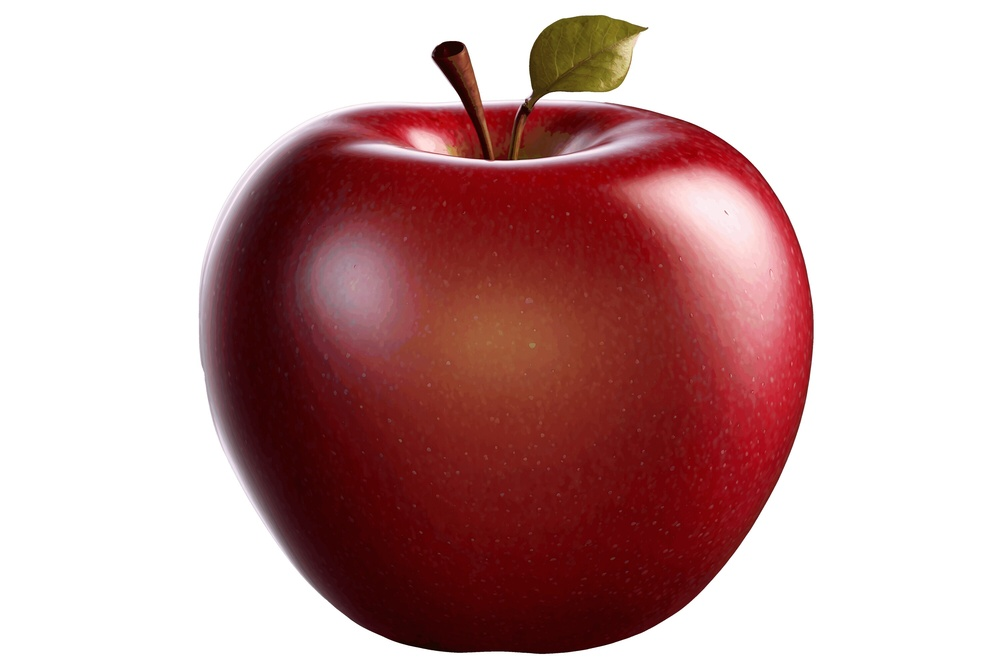
#> input picture Day 4/apple.jpg, 1000 x 667 px, shrunk from 3000 x 2000 before the run
$ python translation.py
#> lines starting #> are read from the running program, lines starting #| are printed output that depends on the picture
import cv2
import numpy as np
import matplotlib.pyplot as plt

img = cv2.imread("apple.jpg")
#> img is the input picture: shape (667, 1000, 3); mean B, G, R 163.3, 163.4, 198.4
img = cv2.cvtColor(img, cv2.COLOR_BGR2RGB)

h, w = img.shape[:2]
#> h = 667; w = 1000

tx = 100
ty = 50

translate = np.zeros_like(img)

for y in range(h):
    for x in range(w):

        new_x = x + tx
        new_y = y + ty

        if new_x < w and new_y < h:
            translate[new_y, new_x] = img[y, x]
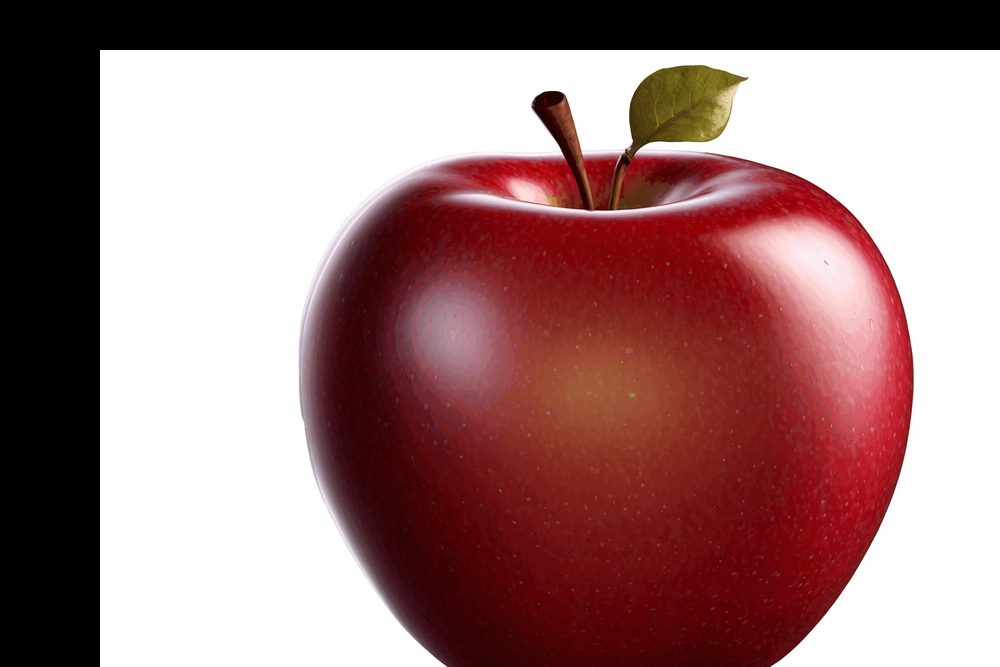
#> translate: shape (667, 1000, 3); mean R, G, B 158.3, 124, 123.9

plt.imshow(translate)
plt.axis("off")
plt.show()

cv2.imwrite("translate.jpg", cv2.cvtColor(translate, cv2.COLOR_RGB2BGR))
